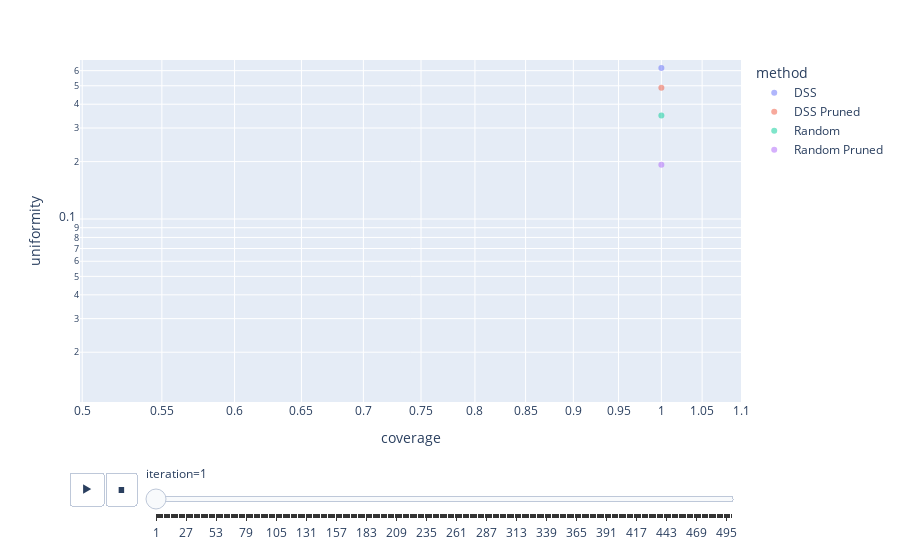

Notebook source saved alongside this figure:
### Code cell
fig = ex.scatter(
    test,
    x="coverage",
    y="uniformity",
    animation_frame="iteration",
    animation_group="method",
    color="method",
    log_y=True,
    log_x=True,
    opacity=0.5,
    range_x=[0.9 * f_pd_clean["coverage"].min(), 1.1 * f_pd_clean["coverage"].max()],
    range_y=[0.9 * f_pd_clean["uniformity"].min(), 1.1 * f_pd_clean["uniformity"].max()],
)
fig
# make the figure cube
# fig.update_layout(scene=dict(aspectmode="cube"))
